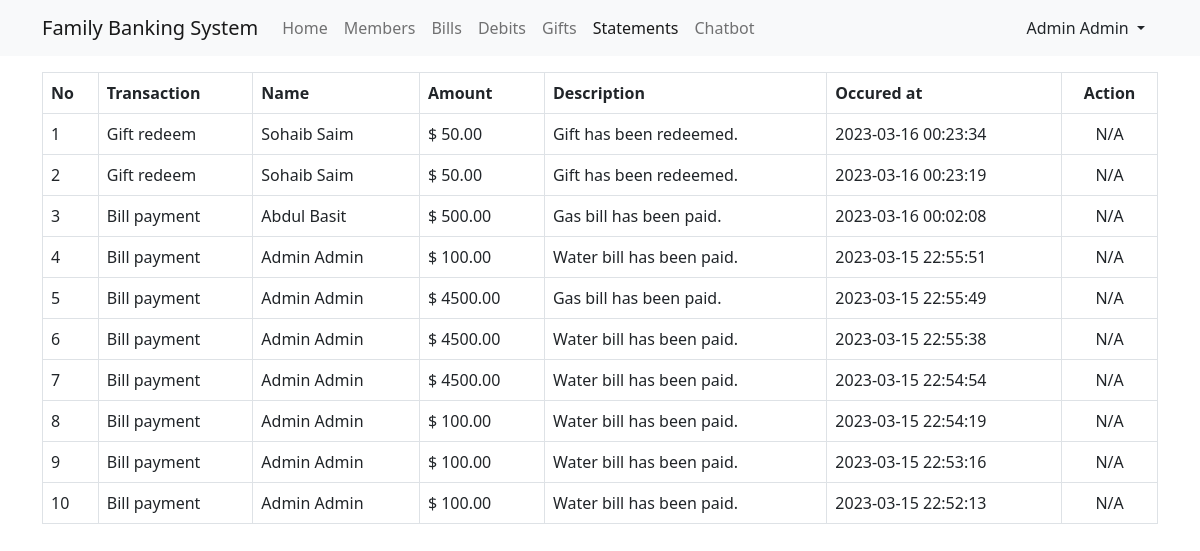
/FamilyBankingSystem/statements.php (signed in), run on the app's committed database.
### tables this page shows
CREATE TABLE `transactions` (
  `id` int NOT NULL AUTO_INCREMENT,
  `transactionType` varchar(255) DEFAULT NULL,
  `userId` int DEFAULT NULL,
  `amount` decimal(10,2) DEFAULT NULL,
  `transactionDetail` varchar(500) DEFAULT NULL,
  `isDebit` bit(1) DEFAULT NULL,
  `cretedAt` datetime DEFAULT CURRENT_TIMESTAMP,
  `isDeleted` bit(1) DEFAULT NULL,
  PRIMARY KEY (`id`)
);

### FamilyBankingSystem/inc/db/connection.php (called while the page is built, shortened)
<?php
$_CONFIG = [
    "DATABASE" => [
        "HOST" => "localhost",
        "USERNAME" => "root",
        "PASSWORD" => "test123",
        "DB" => "familybanking"
    ]
];
class DataBase
{
    private $conn;
    public function __construct()
    {
        global $_CONFIG;
        $this->host = $_CONFIG["DATABASE"]["HOST"];
        $this->username = $_CONFIG["DATABASE"]["USERNAME"];
        $this->password = $_CONFIG["DATABASE"]["PASSWORD"];
        $this->db = $_CONFIG["DATABASE"]["DB"];
        $this->conn = mysqli_connect(
            $this->host,
            $this->username,
            $this->password,
            $this->db
        );
    }
    public function __select($sql)
    {
        $result = $this->conn->query($sql);
        if ($result && $result->num_rows > 0) {
            $data = [];
            while ($rows = $result->fetch_assoc()) {
                $data[] = $rows;
            }
            return $data;
        }
        return [];
    }
}
$db = new DataBase;

### FamilyBankingSystem/inc/actions/statements/list.action.php (called while the page is built)
<?php
include_once "inc/session/sessioncheck.php";
include_once "inc/db/connection.php";
$userId = $user["id"];
$sql = "SELECT *,(select concat(firstName,' ',lastName) from users where users.id=userId) as userName from transactions ";
if($user["userType"]=='Basic user'){
    $sql .=" WHERE userId = ".$user["id"];
}else{
    $sql .=" WHERE userId in(select id from users where users.belongsTo = $userId) or userId = $userId";
}
$sql.=" order by id desc ";
$transactions =$db->__select($sql);

### FamilyBankingSystem/inc/session/sessioncheck.php (called while the page is built, shortened)
<?php
if(isset($_SESSION["USER"])&&!empty($_SESSION["USER"])){
    $user = $_SESSION["USER"];
}else{
    header("Location: login.php");
}

### FamilyBankingSystem/inc/partial/statements/list.partial.php (the view)
<?php include_once "inc/actions/statements/list.action.php";?>
<table class="table table-bordered">
    <thead>
        <tr>
            <th>
                No
            </th>
            <th>
                Transaction
            </th>
            <th>
                Name
            </th>
            <th>
                Amount
            </th>
            <th>
            Description
            </th>
            <th>
                Occured at
            </th>
            <th class="text-center">
                Action
            </th>
        </tr>
    </thead>
    <tbody>
        <?php for($i=0;$i<sizeof($transactions);$i++){
            $row = $transactions[$i];
            ?>
            <tr>
                <td>
                    <?=$i+1?>
                </td>
                <td>
                    <?=$row["transactionType"];?>
                </td>
                <td>
                    <?=$row["userName"];?>
                </td>
                <td>
                    $ <?=$row["amount"]?>
                </td>
                <td>
                    <?=$row["transactionDetail"]?>
                </td>
                <td>
                    <?=$row["cretedAt"]?>
                </td>
                <td class="text-center">
                    N/A
                </td>
            </tr>
        <?php } ?>
    </tbody>
</table>

### data on the page
transactions: transactionType "Gift redeem", userName "Sohaib Saim", amount "50.00", transactionDetail "Gift has been redeemed.", cretedAt "2023-03-16 00:23:34"
transactions: transactionType "Gift redeem", userName "Sohaib Saim", amount "50.00", transactionDetail "Gift has been redeemed.", cretedAt "2023-03-16 00:23:19"
transactions: transactionType "Bill payment", userName "Abdul Basit", amount "500.00", transactionDetail "Gas bill has been paid.", cretedAt "2023-03-16 00:02:08"
transactions: transactionType "Bill payment", userName "Admin Admin", amount "100.00", transactionDetail "Water bill has been paid.", cretedAt "2023-03-15 22:55:51"
transactions: transactionType "Bill payment", userName "Admin Admin", amount "4500.00", transactionDetail "Gas bill has been paid.", cretedAt "2023-03-15 22:55:49"
transactions: transactionType "Bill payment", userName "Admin Admin", amount "4500.00", transactionDetail "Water bill has been paid.", cretedAt "2023-03-15 22:55:38"
transactions: transactionType "Bill payment", userName "Admin Admin", amount "4500.00", transactionDetail "Water bill has been paid.", cretedAt "2023-03-15 22:54:54"
transactions: transactionType "Bill payment", userName "Admin Admin", amount "100.00", transactionDetail "Water bill has been paid.", cretedAt "2023-03-15 22:54:19"
transactions: transactionType "Bill payment", userName "Admin Admin", amount "100.00", transactionDetail "Water bill has been paid.", cretedAt "2023-03-15 22:53:16"
transactions: transactionType "Bill payment", userName "Admin Admin", amount "100.00", transactionDetail "Water bill has been paid.", cretedAt "2023-03-15 22:52:13"

### other printed values
$user["firstName"] "Admin"
$user["lastName"] "Admin"
